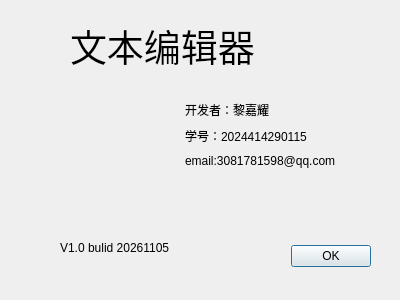
<?xml version="1.0" encoding="UTF-8"?>
<ui version="4.0">
 <class>AboutDialog</class>
 <widget class="QDialog" name="AboutDialog">
  <property name="geometry">
   <rect>
    <x>0</x>
    <y>0</y>
    <width>400</width>
    <height>300</height>
   </rect>
  </property>
  <property name="windowTitle">
   <string>关于</string>
  </property>
  <widget class="QDialogButtonBox" name="buttonBox">
   <property name="geometry">
    <rect>
     <x>30</x>
     <y>240</y>
     <width>341</width>
     <height>32</height>
    </rect>
   </property>
   <property name="orientation">
    <enum>Qt::Horizontal</enum>
   </property>
   <property name="standardButtons">
    <set>QDialogButtonBox::Ok</set>
   </property>
  </widget>
  <widget class="QLabel" name="label">
   <property name="geometry">
    <rect>
     <x>70</x>
     <y>10</y>
     <width>291</width>
     <height>71</height>
    </rect>
   </property>
   <property name="font">
    <font>
     <family>Agency FB</family>
     <pointsize>28</pointsize>
    </font>
   </property>
   <property name="text">
    <string>文本编辑器</string>
   </property>
  </widget>
  <widget class="QLabel" name="label_5">
   <property name="geometry">
    <rect>
     <x>50</x>
     <y>90</y>
     <width>101</width>
     <height>111</height>
    </rect>
   </property>
   <property name="styleSheet">
    <string notr="true">border-image: url(:/img/bianji.png);</string>
   </property>
   <property name="text">
    <string/>
   </property>
  </widget>
  <widget class="QLabel" name="label_6">
   <property name="geometry">
    <rect>
     <x>60</x>
     <y>240</y>
     <width>161</width>
     <height>16</height>
    </rect>
   </property>
   <property name="text">
    <string>V1.0 bulid 20261105</string>
   </property>
  </widget>
  <widget class="QWidget" name="layoutWidget">
   <property name="geometry">
    <rect>
     <x>185</x>
     <y>100</y>
     <width>201</width>
     <height>71</height>
    </rect>
   </property>
   <layout class="QVBoxLayout" name="verticalLayout">
    <item>
     <widget class="QLabel" name="label_2">
      <property name="text">
       <string>开发者：黎嘉耀</string>
      </property>
     </widget>
    </item>
    <item>
     <widget class="QLabel" name="label_3">
      <property name="text">
       <string>学号：2024414290115</string>
      </property>
     </widget>
    </item>
    <item>
     <widget class="QLabel" name="label_4">
      <property name="text">
       <string>email:3081781598@qq.com</string>
      </property>
     </widget>
    </item>
   </layout>
  </widget>
 </widget>
 <resources/>
 <connections>
  <connection>
   <sender>buttonBox</sender>
   <signal>accepted()</signal>
   <receiver>AboutDialog</receiver>
   <slot>accept()</slot>
   <hints>
    <hint type="sourcelabel">
     <x>248</x>
     <y>254</y>
    </hint>
    <hint type="destinationlabel">
     <x>157</x>
     <y>274</y>
    </hint>
   </hints>
  </connection>
  <connection>
   <sender>buttonBox</sender>
   <signal>rejected()</signal>
   <receiver>AboutDialog</receiver>
   <slot>reject()</slot>
   <hints>
    <hint type="sourcelabel">
     <x>316</x>
     <y>260</y>
    </hint>
    <hint type="destinationlabel">
     <x>286</x>
     <y>274</y>
    </hint>
   </hints>
  </connection>
 </connections>
</ui>
